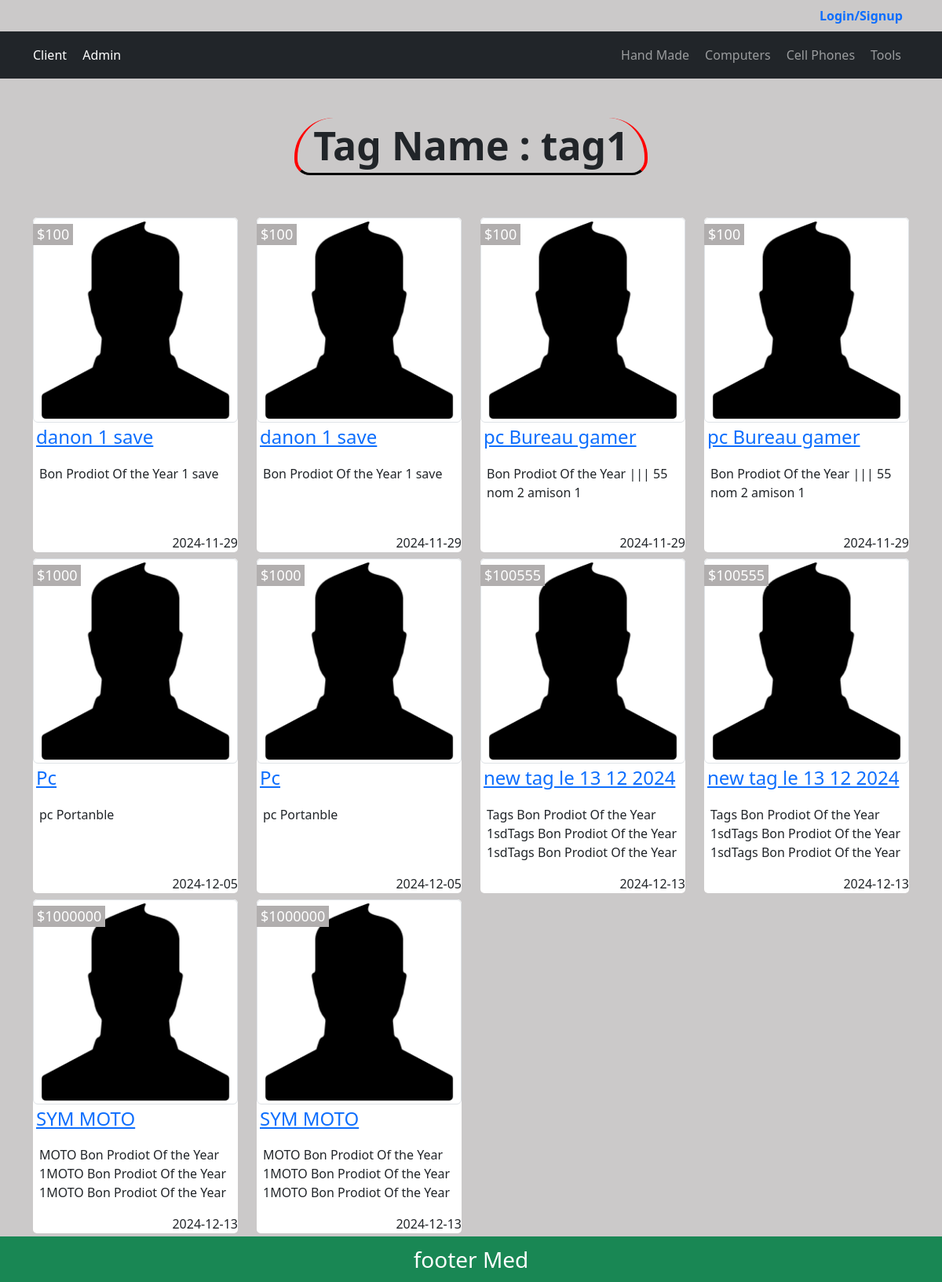
/tags.php?name=tag1, run on the app's committed database.
### tables this page shows
CREATE TABLE `categories` (
  `CatID` int(11) NOT NULL,
  `NameCat` varchar(255) NOT NULL,
  `DescripCat` varchar(255) NOT NULL,
  `ParentCat` int(11) NOT NULL DEFAULT 0,
  `OrderCat` int(11) DEFAULT NULL,
  `VisibiltyCat` tinyint(1) NOT NULL DEFAULT 0,
  `AllowCmntCat` tinyint(1) NOT NULL DEFAULT 0,
  `AllowAdsCAt` tinyint(1) NOT NULL DEFAULT 0,
  `Create_At` datetime NOT NULL DEFAULT current_timestamp()
);

CREATE TABLE `items` (
  `ItemID` int(11) NOT NULL,
  `Name` varchar(255) NOT NULL,
  `Description` text NOT NULL,
  `Price` varchar(200) NOT NULL,
  `Add_Date` date NOT NULL DEFAULT current_timestamp(),
  `Country_Made` varchar(250) NOT NULL DEFAULT 'Made In Moroci',
  `Image` varchar(250) NOT NULL DEFAULT 'no-img.jpg',
  `tagsItem` varchar(250) NOT NULL,
  `Status` varchar(200) NOT NULL DEFAULT 'New Product',
  `ApproveItm` tinyint(4) NOT NULL DEFAULT 0,
  `Rating` smallint(11) NOT NULL,
  `Cat_ID` int(11) NOT NULL,
  `Member_ID` int(11) NOT NULL
);

### init.php (called while the page is built, shortened)
<?php
$css="./admin/layout/css/";
$temp="./includes/templates/";
$func="./admin/includes/func/";
$lng="./admin/includes/lang/";
require("admin/connect.php");
include ($lng."en.php");
include ($func."function.php");
include($temp . "headerAdmin.php");

### admin/includes/lang/en.php (called while the page is built)
<?php
function lang($phrase){
static $lg=array(
    "MESSAGE_ERROR"=>"Error !!",
    "MESSAGE"           =>"Welcomme",
    "PAGE_LOGIN_TITRE"  =>"LOGIN PAGE",
    "ADMIN"             =>"Admin",
    "CATEGORIES"        =>"Categories",
    "LOGOUT"            =>"Logout",
    "EDIT_PROFILE"      =>"Edite Prof",
    "SETTINGS"          =>"Settings",
    "MY_NAME"           =>"MILOU MED",
    "ITEMS"             =>"Items",
    "MEMBERS"           =>"Members",
    "STATISTIC"         =>"Statistic",
    "LOGS"              =>"Logs",
    "DASHBOARD"         =>"Dashboard",
    "TITRE_MEMBERS"     =>"Edit Members",
    "TITRE_MEMBERS_ADD"     =>"Add New Member",
    "NAME"              =>"NAME",
    "FULLE_NAME"        =>"Full Name",
    "EMAIL"             =>"Email",
    "PASSWORD"          =>"Password",
    "SAVE"          =>"Save",
    "ADD"          =>"Add New",
    "NO_PROFILE_ID"          =>"No Profile withe this id",
    "PICTUR"          =>"Image",
    "TITRE_MEMBERS_UPDATE"          =>"Update Members",
    "TITRE_MEMBERS_ITEMS"          =>"Thes Members",
    "TITRE_MEMBERS_DELETE"          =>"Delete Member",
    "TITRE_MEMBERS_PENDING"          =>"Pending Member",
    "TITRE_MEMBERS_ACTIVE"          =>"Pending Activation",
    "TITRE_CATEGORIES_ADD"=>"Add New Categorie",
    "DESCRITPNIO"=>"Description",
    "ORDRING"=>"Ordring",
    "VISIBILTY"=>"Visible",
    "ALLOW_CMNT"=>"Allow Commenting",
    "ALLOW_ADS"=>"Allow Ads",
    "YES"=>"Yes",
    "NO"=>"No",
    "PARENT"=>"Parent",
    "TITRE_CATEGORIES_EDIT"=>"Edit Categorie",
    "TITRE_ITEMS_ADD"=>"Add New Item",
    "TITRE_ITEMS_ITEMS"=>"Page Of Items",
    "PRICE"=>"Price",
    "COUNTRY"=>"Country",
    "STATUS"=>"Status",
    "TITRE_ITEMS_EDIT"=>"Item Edit",
    "TAGS"=>"Tags",
    "COMMENTS"=>"Comments",
    "NO_COMMENT_ID"=>"No Comment ",
    "TITRE_COMMENT_UPDATE"=>"Update Comment ",
    "TITRE_COMMENT_DELETE"=>"Dellete Comment ",
    "CLIENT"=>"Client ",
);
return $lg[$phrase];
}

### admin/includes/func/function.php (called while the page is built, shortened)
<?php
function getAlllItemsWhere($table, $where, $value, $opra = "!=", $option = "and  GroupId != 1")
{
    global $cnx;
    $stmnt = $cnx->query("select * from $table where $where $opra '$value' $option");
    return $stmnt->fetchAll(PDO::FETCH_OBJ);
}

### tags.php (the view, shortened to what this page needs)
<?php
include "init.php";
if(isset($_GET["name"])){
$tag_item =    $_GET["name"]  ;
$itemsOfTag = getAlllItemsWhere("items", "tagsItem", '%' . $tag_item . '%', " like ", " and ApproveItm=1 ");
?>
<div class="container">
    <h1 class="titre-page">Tag Name : <?= $tag_item    ?> </h1>
    <div class="row">
        <?php
        if (empty($itemsOfTag)) {
            echo "<div class='text-center alert alert-danger'> No Items Or pending Approve 🤗🤗🤗</div>";
        } else {
            foreach ($itemsOfTag as $item): ?>
                <div class="col-sm-4 col-md-3 mb-1 mt-1">
                    <div class="thumbnail box-item">
                        <div class="price-tag">
                            <?= $item->Price ?>
                        </div>
                        <img src="./doc/user-picture.png" alt="No Image" class="img-fluid img-thumbnail" />
                        <h4 class="title p-1 "><a href="itemDetail.php?itemId=<?= $item->ItemID ?>"> <?= $item->Name ?> </a>
                        </h4>
                        <p class="p-2 pb-0">
                            <?= $item->Description ?>
                        </p>
                        <div class="date text-end">
                            <?= $item->Add_Date ?>
                        </div>
                    </div>
                </div>
                <div class="col-sm-4 col-md-3 mb-1 mt-1">
                    <div class="thumbnail box-item">
                        <div class="price-tag">
                            <?= $item->Price ?>
                        </div>
                        <img src="./doc/user-picture.png" alt="No Image" class="img-fluid img-thumbnail" />
                        <h4 class="title p-1"><a href="itemDetail.php?itemId=<?= $item->ItemID ?>"> <?= $item->Name ?> </a></h4>
                        <p class="p-2">
                            <?= $item->Description ?>
                        </p>
                        <div class="date text-end">
                        <?= $item->Add_Date ?>
                        </div>
                    </div>
                </div>
            <?php endforeach;
        } ?>
    </div>
</div>
<?php
}else{
    echo "<br/><br/><br/><div class='text-center alert alert-danger  m-5'> No Items Or pending Approve 🤗🤗🤗</div><br/><br/>";
}
include($temp . "footerAdmin.php"); ?>

### includes/templates/headerAdmin.php (shortened to what this page needs)
<?php
$allCats = getAlllItemsWhere("categories", "ParentCat", "0", "=", "order by CatID  ASC");
?>
<html lang="en">
<head>
  <link href="https://cdn.jsdelivr.net/npm/bootstrap@5.3.3/dist/css/bootstrap.min.css" rel="stylesheet"
>
  <link rel="stylesheet" href="https://cdnjs.cloudflare.com/ajax/libs/font-awesome/6.6.0/css/all.min.css">
  <link rel="stylesheet" href="https://cdnjs.cloudflare.com/ajax/libs/font-awesome/6.6.0/css/brands.min.css">
  <link rel="stylesheet" href="<?= $css ?>style.css">
</head>
<body>
  <div class="container d-flex">
    <div class="signup-login ms-auto d-flex align-items-center ">
      <?php
      if (!isset($_SESSION["client"])): ?>
        <a href="login.php" class=" fw-bold d-block p-2  text-decoration-none">Login/Signup</a>
      <?php
      endif; ?>
    </div>
  </div>
  <nav class="navbar navbar-expand-lg bg-body " data-bs-theme="dark">
    <div class="container">
      <ul class="navbar-nav   mb-2 mb-lg-0">
        <li class="nav-item">
          <a class="navbar-brand" href="index.php"><?= lang("CLIENT") ?></a>
          <a class="navbar-brand" href="./admin/index.php"><?= lang("ADMIN") ?></a>
        </li>
      </ul>
      <div class="collapse navbar-collapse" id="main-nav">
        <ul class="navbar-nav  ms-auto  mb-2 mb-lg-0">
          <?php
          foreach ($allCats as $cat) { ?>
            <li class="nav-item ">
              <a class="nav-link " href="categorie.php?pageId=<?= $cat->CatID ?>">
                <?= $cat->NameCat ?>
              </a>
            </li>
          <?php } ?>
        </ul>
      </div>
    </div>
  </nav>

### admin/layout/css/style.css (style rules this page uses)
body { background-color: #cbc9c9; font-size: 16px; }
h1.titre-page, .border-x-2-red { border-right: 4px solid red; border-left: 4px solid red; }
h1.titre-page { border-bottom: 3px solid black; }
h1.titre-page, .w-max { width: max-content; padding: 5px 20px ; margin: auto auto; border-radius: 50px 50px 20px 20px; }
.navbar { font-size: 1em; }
.navbar .navbar-brand { font-size: 1em; }
.navbar a.nav-link { padding: 10px !important; transition: .3s; }
h1.titre-page, h1 { font-size: 50px; font-weight: bold; margin-top: 50px; margin-bottom: 50px; text-align: center; }
.box-item { background-color: #ffffff; position: relative; border-radius: 5px; overflow: hidden; }
.box-item .pending-approve , .box-item .price-tag { background-color: #b1aeae; position: absolute; padding: 3px; width: max-content; padding: 0px 5px; color: white; left: 0px; font-size: 18px; top: 8px; }
.box-item p { height: 80px;; overflow: hidden; }

### data on the page
categories: NameCat "Hand Made"
categories: NameCat "Computers"
categories: NameCat "Cell Phones"
categories: NameCat "Tools"
items: Price "$100", Name "danon 1 save", Description "Bon Prodiot Of the Year 1 save", Add_Date "2024-11-29"
items: Price "$100", Name "pc Bureau gamer", Description "Bon Prodiot Of the Year ||| 55 nom 2 amison 1", Add_Date "2024-11-29"
items: Price "$1000", Name "Pc", Description "pc Portanble", Add_Date "2024-12-05"
items: Price "$100555", Name "new tag le 13 12 2024", Description "Tags Bon Prodiot Of the Year 1sdTags Bon Prodiot Of the Year 1sdTags Bon Prodiot Of the Year…", Add_Date "2024-12-13"
items: Price "$1000000", Name "SYM MOTO", Description "MOTO Bon Prodiot Of the Year 1MOTO Bon Prodiot Of the Year 1MOTO Bon Prodiot Of the Year…", Add_Date "2024-12-13"

### other printed values
lang("CLIENT") "Client"
lang("ADMIN") "Admin"
$tag_item "tag1"
